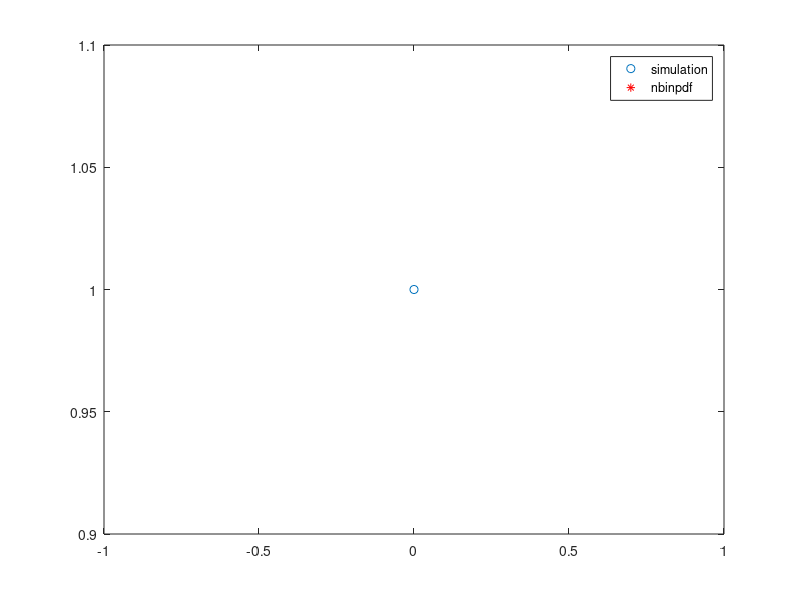

The MATLAB source for this figure:
clear all;
clc;
 
p=input('p=');
N=input('Number of simulations=');
n=input('Number of successes');
for i = 1 : N
    X(i)=0;
    j=0;
    U=rand;
    while j<n
        if U >=p
            X(i) = X(i)+1;
        else
            j=j+1;
        end
        U=rand;
    end
end
k=0:20;
U_X = unique(X);
n_X = hist(X, length(U_X)); 
rel_freq = n_X / N; 
[U_X; n_X; rel_freq];
plot(U_X,rel_freq,'o',0:max(U_X),nbinpdf(0:max(U_X),n,p),'*r');
legend('simulation','nbinpdf');